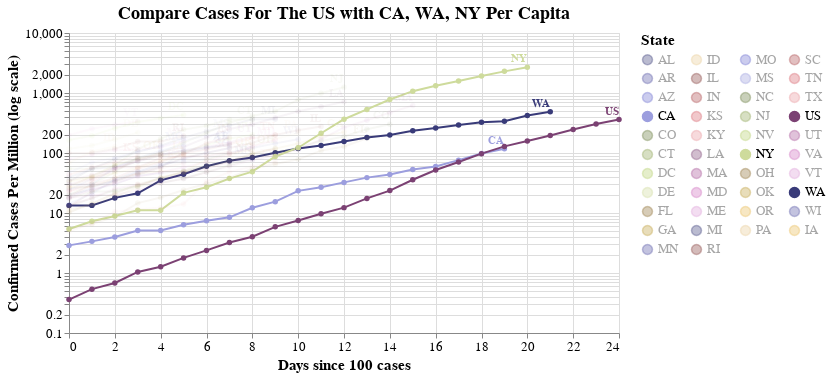

Notebook cell for this chart:
### Markdown cell above
> Warning: The number of cases per capita can be heavily biased depending on a state's testing procedures and how widely the population is tested.  Read with caution.

### Code cell
#hide_input
make_since_chart_percapita(['US'])

### Figure 1 — Vega-Lite specification as saved in the notebook (floating-point values rounded to 4 significant figures; data arrays with more than 128 entries replaced by an {"elided": "..."} marker saying what was removed)
{"config": {"view": {"continuousWidth": 400, "continuousHeight": 300}, "axis": {"labelFontSize": 13, "titleFontSize": 15}, "legend": {"labelFontSize": 13, "titleFontSize": 15}, "title": {"fontSize": 18}}, "layer": [{"mark": {"type": "line", "point": true}, "encoding": {"color": {"type": "nominal", "field": "State", "legend": {"columns": 4, "symbolLimit": 57}, "scale": {"scheme": "category20b"}}, "opacity": {"condition": {"value": 1, "selection": "selector003"}, "value": 0.05}, "tooltip": [{"type": "temporal", "field": "date"}, {"type": "nominal", "field": "State"}, {"type": "quantitative", "field": "Confirmed Cases"}, {"type": "quantitative", "field": "Confirmed Deaths"}, {"type": "quantitative", "field": "population"}, {"type": "quantitative", "field": "deaths_per_m"}, {"type": "quantitative", "field": "cases_per_m"}, {"type": "quantitative", "field": "Days since 100 cases"}, {"type": "quantitative", "field": "Days since first death"}], "x": {"type": "quantitative", "field": "Days since 100 cases"}, "y": {"type": "quantitative", "field": "cases_per_m", "scale": {"type": "log"}, "title": "Confirmed Cases Per Million (log scale)"}}, "selection": {"selector003": {"type": "multi", "fields": ["State"], "bind": "legend", "init": [{"State": "US"}, {"State": "CA"}, {"State": "WA"}, {"State": "NY"}]}}, "width": 550}, {"mark": {"type": "text", "align": "right", "dy": -8, "fontWeight": "bold"}, "encoding": {"color": {"type": "nominal", "field": "State", "legend": {"columns": 4, "symbolLimit": 57}, "scale": {"scheme": "category20b"}}, "opacity": {"condition": {"value": 1, "selection": "selector003"}, "value": 0.05}, "text": {"type": "nominal", "field": "State"}, "tooltip": [{"type": "temporal", "field": "date"}, {"type": "nominal", "field": "State"}, {"type": "quantitative", "field": "Confirmed Cases"}, {"type": "quantitative", "field": "Confirmed Deaths"}, {"type": "quantitative", "field": "population"}, {"type": "quantitative", "field": "deaths_per_m"}, {"type": "quantitative", "field": "cases_per_m"}, {"type": "quantitative", "field": "Days since 100 cases"}, {"type": "quantitative", "field": "Days since first death"}], "x": {"type": "quantitative", "field": "Days since 100 cases"}, "y": {"type": "quantitative", "field": "cases_per_m", "scale": {"type": "log"}, "title": "Confirmed Cases Per Million (log scale)"}}, "transform": [{"filter": "(datum['date'] >= 1585353600000)"}], "width": 550}], "data": {"name": "data-d516b0ff84ebe17b036c917db60407e6"}, "title": "Compare Cases For The US with CA, WA, NY Per Capita", "$schema": "https://vega.github.io/schema/vega-lite/v4.0.2.json", "datasets": {"data-d516b0ff84ebe17b036c917db60407e6": {"elided": "423 records"}}}
